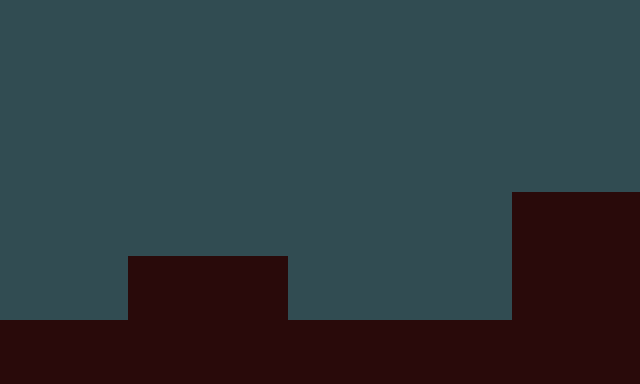

This is a level from a 2D game, rendered from its Tiled map with the project's own tilesets. A one-line summary and the map file follow, with tile-layer data summarised:
An orthogonal 20x12 tile map with 32x32 px tiles, 1 tile layer (Tile Layer 1).

<map version="1.10" tiledversion="1.10.1" orientation="orthogonal" renderorder="right-down" width="20" height="12" tilewidth="32" tileheight="32" infinite="0" nextlayerid="2" nextobjectid="1">
 <tileset firstgid="1" source="Spritesheet.tsx" />
 <layer id="1" name="Tile Layer 1" width="20" height="12">
  <data>[240 cells, 240 non-empty, 2 distinct tile ids]</data>
 </layer>
</map>
